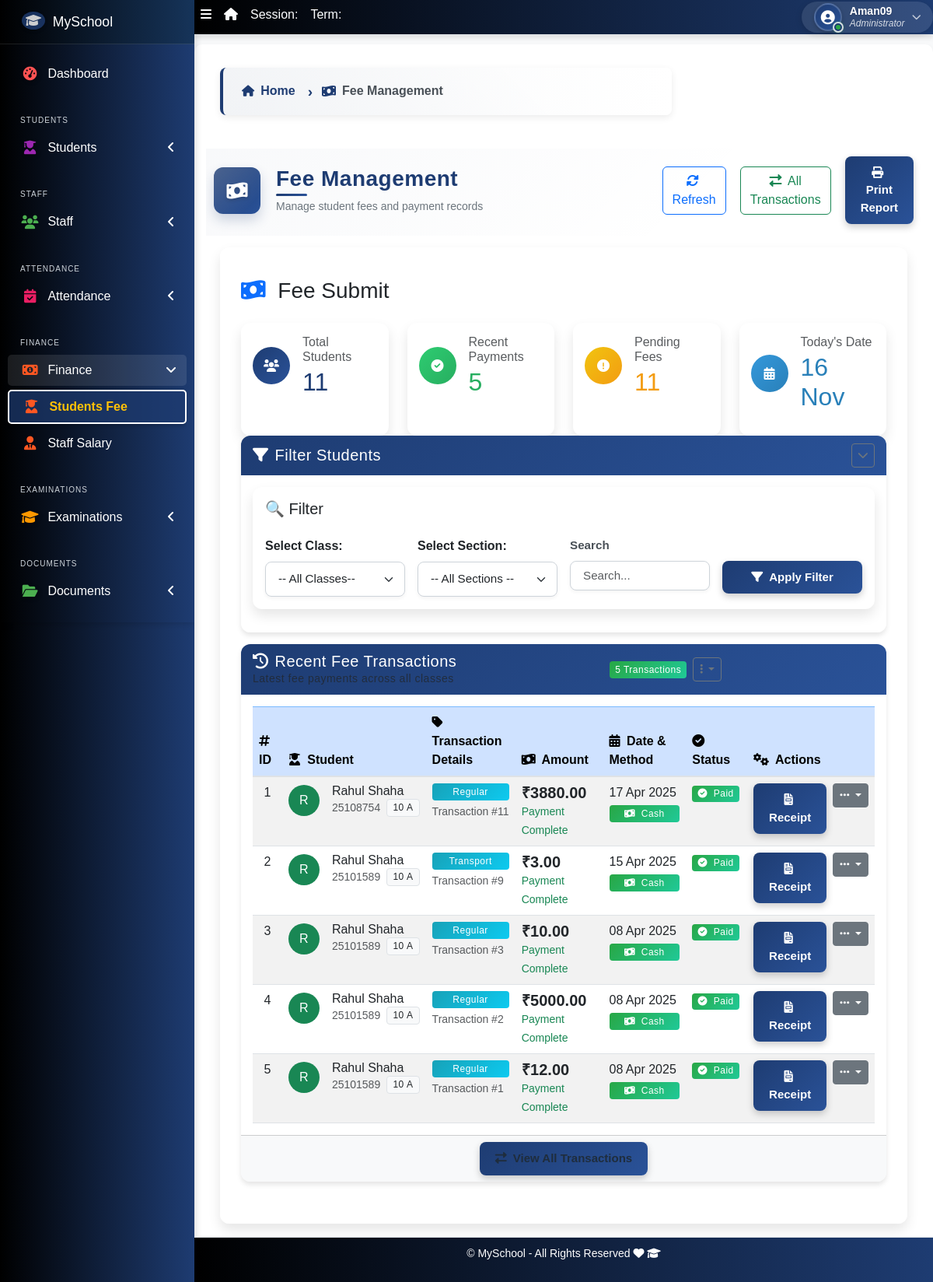
Before: /fees/ (signed in) with the older database file.
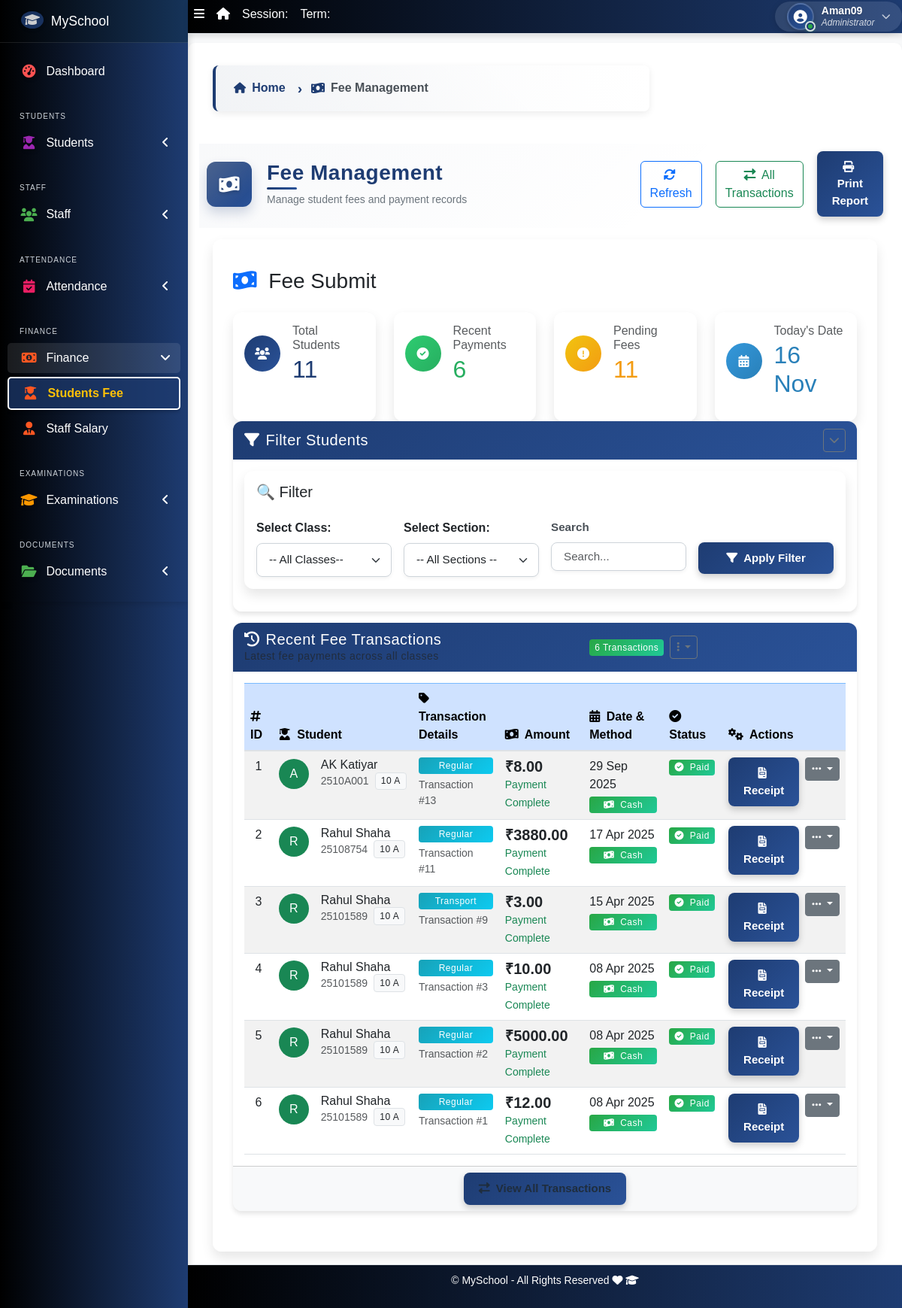
After: the same page with the newer database file.
### apps/fees/models.py (models this page shows, shortened)
class FeePayment(models.Model):
    PAYMENT_STATUS = [
        ("Paid", "Paid"),
        ("Pending", "Pending"),
    ]
    PAYMENT_METHODS = [
        ("Cash", "Cash"),
        ("Online", "Online"),
        ("Bank Transfer", "Bank Transfer")
    ]
    student = models.ForeignKey('students.Student', on_delete=models.CASCADE)
    amount = models.DecimalField(max_digits=10, decimal_places=2)
    payment_method = models.CharField(max_length=50, choices=PAYMENT_METHODS)
    transaction_id = models.CharField(max_length=100, blank=True, null=True, help_text="Required for online or bank transfers")
    date = models.DateTimeField(default=timezone.now)
    status = models.CharField(max_length=20, choices=PAYMENT_STATUS, default="Pending")
    fee_category = models.CharField(max_length=50, default="Regular")

### apps/students/models.py (models this page shows, shortened)
class Student(models.Model):
    STATUS_CHOICES = [("active", "Active"), ("inactive", "Inactive")]
    GENDER_CHOICES = [("male", "Male"), ("female", "Female")]
    category = [("N/A", "N/A"),("Gen", "Gen"), ("OBC", "OBC"), ("SC/ST", "SC/ST"), ("Other", "Other")]
    current_status = models.CharField(
        max_length=10, choices=STATUS_CHOICES, default="active"
    )
    registration_number = models.CharField(max_length=200, unique=True, null=True, blank=True)
    fullname = models.CharField(max_length=200)
    gender = models.CharField(max_length=10, choices=GENDER_CHOICES, default="male")
    category = models.CharField(max_length=10, choices=category, default="N/A")
    aadhar_validator = RegexValidator(
    regex=r'^\d{12}$',
    message="Aadhaar number must be exactly 12 digits.",
    code='invalid_aadhar'
    )
    aadhar = models.CharField(validators=[aadhar_validator], max_length=12, blank=True)
    date_of_birth = models.DateField(default=timezone.now)
    current_class = models.ForeignKey(
        'corecode.StudentClass',
        on_delete=models.SET_NULL,
        blank=True,
        null=True
    )
    section = models.CharField(max_length=10, blank=True)
    date_of_admission = models.DateField(default=timezone.now)
    mobile_num_regex = RegexValidator(
        regex="^[0-9]{10,15}$", message="Entered mobile number isn't in a right format!"
    )
    mobile_number = models.CharField(
        validators=[mobile_num_regex], max_length=13, blank=True
    )
    email_id = models.EmailField(max_length=254, blank=True)
    Father_name = models.CharField(max_length=255, null=False, blank=False)
    Father_mobile_number = models.CharField( validators=[mobile_num_regex] ,max_length=15,)
    Father_aadhar = models.CharField(validators=[aadhar_validator], max_length=12, blank=True)
    Mother_name = models.CharField(max_length=255, null=True, blank=True)
    address = models.TextField(blank=True)
    others = models.TextField(blank=True)
    passport = models.ImageField(blank=True, upload_to="students/passports/")
    class Meta:
        ordering = ["fullname",]

### apps/corecode/models.py (models this page shows)
class StudentClass(models.Model):
    name = models.CharField(max_length=200, unique=True)
    class Meta:
        verbose_name = "Class"
        verbose_name_plural = "Classes"
        ordering = ["name"]
    def __str__(self):
        return self.name

### apps/fees/views.py (the view)
# urls.py: path('', views.fee_list, name='fee_list'),
@login_required
@admin_required
def fee_list(request):
    filter_form = ClassSectionFilterForm(request.GET)
    students = Student.objects.filter(current_status='active')
    if filter_form.is_valid():
        if filter_form.cleaned_data['class_name']:
            students = students.filter(current_class=filter_form.cleaned_data['class_name'])
        if filter_form.cleaned_data['section']:
            students = students.filter(section=filter_form.cleaned_data['section'])
    search = request.GET.get('search')
    if search:
        students = students.filter(
            Q(fullname__icontains=search) |
            Q(registration_number__icontains=search)
        )
    students = students.annotate(
        paid_fee=Coalesce(
            Sum(
                'feepayment__amount',
                filter=Q(feepayment__status='Paid'),
                output_field=DecimalField()
            ),
            0,
            output_field=DecimalField()
        )
    )
    for student in students:
        pending_fees = PendingFee.objects.filter(student=student, paid=False)
        student.total_pending = sum(fee.get_discounted_amount() for fee in pending_fees)
        try:
            fee_settings = FeeSettings.objects.get(
                class_name=student.current_class,
                section=student.section
            )
        except FeeSettings.DoesNotExist:
            try:
                fee_settings = FeeSettings.objects.get(
                    class_name=student.current_class,
                    section=''
                )
            except FeeSettings.DoesNotExist:
                fee_settings = None
        if fee_settings:
            student.total_fee = sum(fee.amount - fee.discount for fee in fee_settings.fees.all())
        else:
            student.total_fee = 0
        student.due_fee = student.total_pending
    recent_payments = FeePayment.objects.select_related('student').order_by('-date')[:10]
    context = {
        'filter_form': filter_form,
        'students': students,
        'recent_payments': recent_payments,
        'today': timezone.now()
    }
    return render(request, 'fees/fee_list.html', context)

### apps/corecode/filters.py (shortened to what this page needs)
class ClassSectionFilterForm(forms.Form):
    class_name = forms.ModelChoiceField(
        queryset=StudentClass.objects.all(),
        required=False,
        empty_label="-- All Classes--",
        label="Select Class",
        widget=forms.Select(attrs={
            'class': 'form-select',
            'id': 'class-filter'
        }),
    )
    section = forms.ChoiceField(
        choices=[],
        required=False,
        label="Select Section",
        widget=forms.Select(attrs={
            'class': 'form-select',
            'id': 'section-filter'
        }),
    )
    def __init__(self, *args, **kwargs):
        super().__init__(*args, **kwargs)
        self.fields['section'].choices = [('', '-- All Sections --')]

### apps/fees/models.py (called while the page is built)
    def get_discounted_amount(self):
        return self.amount - (self.amount * self.discount / 100)

### apps/fees/templates/fees/fee_list.html (shortened to what the changed rows need)
{% extends 'base.html' %}
{% load static %}
{% block title %}Fee Management{% endblock title %}
{% block content %}
<div class="container py-4">
    <h2 class="h3 mb-4">
        <i class="fas fa-money-bill-wave text-primary me-2"></i>
        Fee Submit
    </h2>
    <div class="row g-4">
        <div class="col-xl-3 col-md-6">
            <div class="card border-0 h-100" style="background: linear-gradient(135deg, #f8f9fa, #e9ecef);">
                <div class="card-body">
                    <div class="d-flex align-items-center">
                        <div class="flex-grow-1">
                            <h2 class="mb-0" style="color: #1E3C72;">{{ students|length }}</h2>
                        </div>
                    </div>
                </div>
            </div>
        </div>
        <div class="col-xl-3 col-md-6">
            <div class="card border-0 h-100" style="background: linear-gradient(135deg, #f8f9fa, #e9ecef);">
                <div class="card-body">
                    <div class="d-flex align-items-center">
                        <div class="flex-grow-1">
                            <h6 class="text-muted mb-1">Recent Payments</h6>
                            <h2 class="mb-0" style="color: #27ae60;">{{ recent_payments|length }}</h2>
                        </div>
                    </div>
                </div>
            </div>
        </div>
        <div class="col-xl-3 col-md-6">
            <div class="card border-0 h-100" style="background: linear-gradient(135deg, #f8f9fa, #e9ecef);">
                <div class="card-body">
                    <div class="d-flex align-items-center">
                        <div class="flex-grow-1">
                            <h2 class="mb-0" style="color: #f39c12;">{{ students|length }}</h2>
                        </div>
                    </div>
                </div>
            </div>
        </div>
        <div class="col-xl-3 col-md-6">
            <div class="card border-0 h-100" style="background: linear-gradient(135deg, #f8f9fa, #e9ecef);">
                <div class="card-body">
                    <div class="d-flex align-items-center">
                        <div class="flex-grow-1">
                            <h2 class="mb-0" style="color: #2980b9;">{{ today|date:"d M" }}</h2>
                        </div>
                    </div>
                </div>
            </div>
        </div>
    </div>
    <div class="card shadow-sm mb-4">
        <div class="card-header bg-light d-flex justify-content-between align-items-center">
            <div class="d-flex align-items-center">
                <span class="badge bg-success rounded-pill me-2 px-3 py-2">{{ recent_payments|length }} Transactions</span>
                <div class="dropdown">
                    <button class="btn btn-sm btn-outline-secondary dropdown-toggle" type="button" id="recentTransactionsDropdown" data-bs-toggle="dropdown" aria-expanded="false">
                    </button>
                </div>
            </div>
        </div>
        <div class="card-body p-0">
            <div class="table-responsive">
                <table class="table table-hover table-striped mb-0">
                    <thead class="table-primary">
                        <tr>
                            <th width="5%"><i class="fas fa-hashtag me-1"></i> ID</th>
                            <th width="20%"><i class="fas fa-user-graduate me-1"></i> Student</th>
                            <th width="15%"><i class="fas fa-tag me-1"></i> Transaction Details</th>
                            <th width="15%"><i class="fas fa-money-bill-wave me-1"></i> Amount</th>
                            <th width="15%"><i class="fas fa-calendar-alt me-1"></i> Date & Method</th>
                            <th width="10%"><i class="fas fa-check-circle me-1"></i> Status</th>
                            <th width="20%"><i class="fas fa-cogs me-1"></i> Actions</th>
                        </tr>
                    </thead>
                    <tbody>
                        {% for payment in recent_payments %}
                        <tr>
                            <td class="text-center">{{ forloop.counter }}</td>
                            <td>
                                <div class="d-flex align-items-center">
                                    <div class="rounded-circle bg-{% if payment.status == 'Paid' %}success{% else %}warning{% endif %} text-white me-3 d-flex align-items-center justify-content-center" style="width: 40px; height: 40px; font-size: 16px;">
                                        {{ payment.student.fullname|slice:":1" }}
                                    </div>
                                    <div>
                                        <h6 class="mb-0">{{ payment.student.fullname }}</h6>
                                        <div class="d-flex align-items-center">
                                            <small class="text-muted me-2">{{ payment.student.registration_number }}</small>
                                            <span class="badge bg-light text-dark border">{{ payment.student.current_class }} {{ payment.student.section }}</span>
                                        </div>
                                    </div>
                                </div>
                            </td>
                            <td>
                                <div class="d-flex flex-column">
                                    <span class="badge bg-info mb-1">{{ payment.fee_category }}</span>
                                    <small class="text-muted">Transaction #{{ payment.id }}</small>
                                </div>
                            </td>
                            <td>
                                <h5 class="mb-0 fw-bold">₹{{ payment.amount }}</h5>
                                <small class="text-{% if payment.status == 'Paid' %}success{% else %}warning{% endif %}">
                                    {% if payment.status == 'Paid' %}Payment Complete{% else %}Pending Confirmation{% endif %}
                                </small>
                            </td>
                            <td>
                                <div class="d-flex flex-column">
                                    <span>{{ payment.date|date:"d M Y" }}</span>
                                    <span class="badge {% if payment.payment_method == 'Cash' %}bg-success{% elif payment.payment_method == 'Online' %}bg-primary{% else %}bg-info{% endif %} mt-1">
                                        <i class="fas {% if payment.payment_method == 'Cash' %}fa-money-bill-wave{% elif payment.payment_method == 'Online' %}fa-globe{% else %}fa-university{% endif %} me-1"></i>
                                        {{ payment.payment_method }}
                                    </span>
                                </div>
                            </td>
                            <td>
                                <span class="badge {% if payment.status == 'Paid' %}bg-success{% else %}bg-warning{% endif %} px-3 py-2">
                                    {% if payment.status == 'Paid' %}<i class="fas fa-check-circle me-1"></i>{% else %}<i class="fas fa-clock me-1"></i>{% endif %}
                                    {{ payment.status }}
                                </span>
                            </td>
                            <td>
                                <div class="d-flex">
                                    <a href="{% url 'fees:generate_receipt' payment.id %}" class="btn btn-sm btn-primary me-2" target="_blank" title="View Receipt">
                                        <i class="fas fa-file-invoice me-1"></i> Receipt
                                    </a>
                                    <div class="dropdown">
                                        <button class="btn btn-sm btn-secondary dropdown-toggle" type="button" id="paymentDropdown{{ payment.id }}" data-bs-toggle="dropdown" aria-expanded="false">
                                            <i class="fas fa-ellipsis-h"></i>
                                        </button>
                                    </div>
                                </div>
                            </td>
                        </tr>
                        {% endfor %}
                    </tbody>
                </table>
            </div>
        </div>
    </div>
</div>
{% endblock %}

Changed rows visible on the page:
added FeePayment: student.fullname "A", student.fullname "AK Katiyar", student.registration_number "2510A001", student.current_class "10", student.section "A", fee_category "Regular", id "13", amount "8.00", shows "Payment Complete", date "29 Sep 2025", payment_method "Cash", status "Paid"
Other visible differences:
{{ recent_payments|length }}: "5" → "6"
